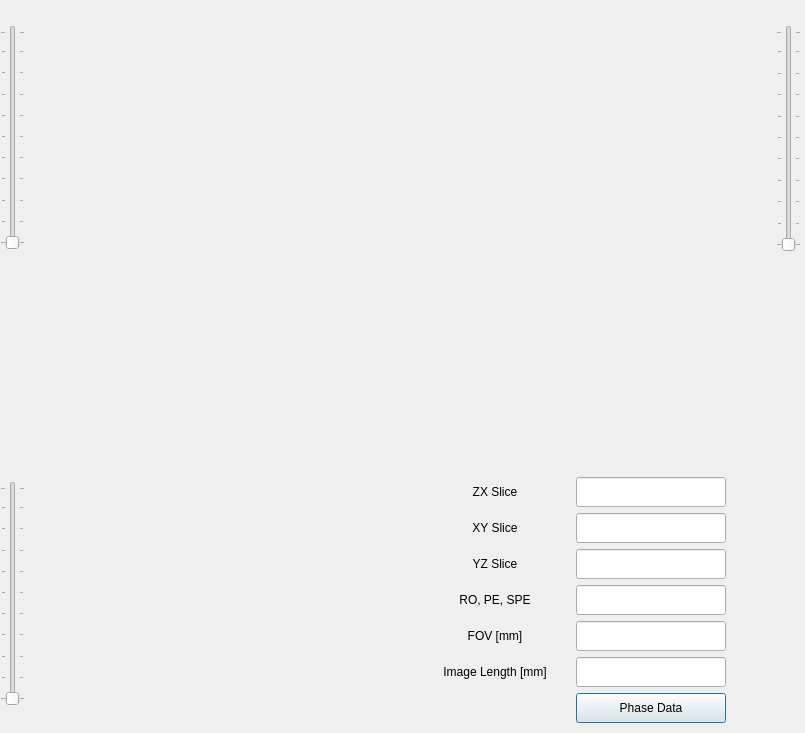
<?xml version="1.0" encoding="UTF-8"?>
<ui version="4.0">
 <class>View3DLayersDialog</class>
 <widget class="QDialog" name="View3DLayersDialog">
  <property name="geometry">
   <rect>
    <x>0</x>
    <y>0</y>
    <width>805</width>
    <height>733</height>
   </rect>
  </property>
  <property name="sizePolicy">
   <sizepolicy hsizetype="Fixed" vsizetype="Fixed">
    <horstretch>0</horstretch>
    <verstretch>0</verstretch>
   </sizepolicy>
  </property>
  <property name="minimumSize">
   <size>
    <width>550</width>
    <height>500</height>
   </size>
  </property>
  <property name="windowTitle">
   <string>3D Layers Plot</string>
  </property>
  <property name="sizeGripEnabled">
   <bool>false</bool>
  </property>
  <widget class="QWidget" name="view3D_horizontalWidget" native="true">
   <property name="geometry">
    <rect>
     <x>0</x>
     <y>0</y>
     <width>801</width>
     <height>731</height>
    </rect>
   </property>
   <layout class="QHBoxLayout" name="horizontalLayout_4">
    <property name="sizeConstraint">
     <enum>QLayout::SetMaximumSize</enum>
    </property>
    <item>
     <layout class="QVBoxLayout" name="verticalLayout">
      <item>
       <spacer name="verticalSpacer_4">
        <property name="orientation">
         <enum>Qt::Vertical</enum>
        </property>
        <property name="sizeType">
         <enum>QSizePolicy::Minimum</enum>
        </property>
        <property name="sizeHint" stdset="0">
         <size>
          <width>25</width>
          <height>25</height>
         </size>
        </property>
       </spacer>
      </item>
      <item>
       <widget class="QSlider" name="view3D_ZX_slider">
        <property name="sizePolicy">
         <sizepolicy hsizetype="Fixed" vsizetype="Expanding">
          <horstretch>0</horstretch>
          <verstretch>0</verstretch>
         </sizepolicy>
        </property>
        <property name="orientation">
         <enum>Qt::Vertical</enum>
        </property>
        <property name="tickPosition">
         <enum>QSlider::TicksBothSides</enum>
        </property>
       </widget>
      </item>
      <item>
       <spacer name="verticalSpacer">
        <property name="orientation">
         <enum>Qt::Vertical</enum>
        </property>
        <property name="sizeType">
         <enum>QSizePolicy::Expanding</enum>
        </property>
        <property name="sizeHint" stdset="0">
         <size>
          <width>20</width>
          <height>40</height>
         </size>
        </property>
       </spacer>
      </item>
      <item>
       <widget class="QSlider" name="view3D_YZ_slider">
        <property name="sizePolicy">
         <sizepolicy hsizetype="Fixed" vsizetype="Expanding">
          <horstretch>0</horstretch>
          <verstretch>0</verstretch>
         </sizepolicy>
        </property>
        <property name="orientation">
         <enum>Qt::Vertical</enum>
        </property>
        <property name="tickPosition">
         <enum>QSlider::TicksBothSides</enum>
        </property>
       </widget>
      </item>
      <item>
       <spacer name="verticalSpacer_6">
        <property name="orientation">
         <enum>Qt::Vertical</enum>
        </property>
        <property name="sizeType">
         <enum>QSizePolicy::Minimum</enum>
        </property>
        <property name="sizeHint" stdset="0">
         <size>
          <width>25</width>
          <height>25</height>
         </size>
        </property>
       </spacer>
      </item>
     </layout>
    </item>
    <item>
     <widget class="QWidget" name="view3D_figure_widget" native="true">
      <property name="sizePolicy">
       <sizepolicy hsizetype="Expanding" vsizetype="Expanding">
        <horstretch>0</horstretch>
        <verstretch>0</verstretch>
       </sizepolicy>
      </property>
     </widget>
    </item>
    <item>
     <layout class="QVBoxLayout" name="verticalLayout_2">
      <item>
       <spacer name="verticalSpacer_5">
        <property name="orientation">
         <enum>Qt::Vertical</enum>
        </property>
        <property name="sizeType">
         <enum>QSizePolicy::Minimum</enum>
        </property>
        <property name="sizeHint" stdset="0">
         <size>
          <width>25</width>
          <height>25</height>
         </size>
        </property>
       </spacer>
      </item>
      <item>
       <widget class="QSlider" name="view3D_XY_slider">
        <property name="sizePolicy">
         <sizepolicy hsizetype="Fixed" vsizetype="Expanding">
          <horstretch>0</horstretch>
          <verstretch>0</verstretch>
         </sizepolicy>
        </property>
        <property name="layoutDirection">
         <enum>Qt::LeftToRight</enum>
        </property>
        <property name="orientation">
         <enum>Qt::Vertical</enum>
        </property>
        <property name="tickPosition">
         <enum>QSlider::TicksBothSides</enum>
        </property>
       </widget>
      </item>
      <item>
       <spacer name="verticalSpacer_2">
        <property name="orientation">
         <enum>Qt::Vertical</enum>
        </property>
        <property name="sizeHint" stdset="0">
         <size>
          <width>20</width>
          <height>40</height>
         </size>
        </property>
       </spacer>
      </item>
      <item>
       <spacer name="verticalSpacer_3">
        <property name="orientation">
         <enum>Qt::Vertical</enum>
        </property>
        <property name="sizeHint" stdset="0">
         <size>
          <width>20</width>
          <height>40</height>
         </size>
        </property>
       </spacer>
      </item>
      <item>
       <spacer name="verticalSpacer_7">
        <property name="orientation">
         <enum>Qt::Vertical</enum>
        </property>
        <property name="sizeType">
         <enum>QSizePolicy::Minimum</enum>
        </property>
        <property name="sizeHint" stdset="0">
         <size>
          <width>25</width>
          <height>25</height>
         </size>
        </property>
       </spacer>
      </item>
     </layout>
    </item>
   </layout>
  </widget>
  <widget class="QWidget" name="view3D_form_widget" native="true">
   <property name="geometry">
    <rect>
     <x>395</x>
     <y>475</y>
     <width>350</width>
     <height>250</height>
    </rect>
   </property>
   <layout class="QFormLayout" name="formLayout">
    <property name="fieldGrowthPolicy">
     <enum>QFormLayout::FieldsStayAtSizeHint</enum>
    </property>
    <property name="labelAlignment">
     <set>Qt::AlignLeading|Qt::AlignLeft|Qt::AlignVCenter</set>
    </property>
    <property name="formAlignment">
     <set>Qt::AlignCenter</set>
    </property>
    <item row="0" column="0">
     <widget class="QLabel" name="view3D_label_00">
      <property name="sizePolicy">
       <sizepolicy hsizetype="Fixed" vsizetype="Fixed">
        <horstretch>0</horstretch>
        <verstretch>0</verstretch>
       </sizepolicy>
      </property>
      <property name="minimumSize">
       <size>
        <width>150</width>
        <height>30</height>
       </size>
      </property>
      <property name="maximumSize">
       <size>
        <width>150</width>
        <height>30</height>
       </size>
      </property>
      <property name="text">
       <string>ZX Slice</string>
      </property>
      <property name="alignment">
       <set>Qt::AlignCenter</set>
      </property>
     </widget>
    </item>
    <item row="1" column="0">
     <widget class="QLabel" name="view3D_label_01">
      <property name="sizePolicy">
       <sizepolicy hsizetype="Fixed" vsizetype="Fixed">
        <horstretch>0</horstretch>
        <verstretch>0</verstretch>
       </sizepolicy>
      </property>
      <property name="minimumSize">
       <size>
        <width>150</width>
        <height>30</height>
       </size>
      </property>
      <property name="maximumSize">
       <size>
        <width>150</width>
        <height>30</height>
       </size>
      </property>
      <property name="text">
       <string>XY Slice</string>
      </property>
      <property name="alignment">
       <set>Qt::AlignCenter</set>
      </property>
     </widget>
    </item>
    <item row="2" column="0">
     <widget class="QLabel" name="view3D_label_02">
      <property name="sizePolicy">
       <sizepolicy hsizetype="Fixed" vsizetype="Fixed">
        <horstretch>0</horstretch>
        <verstretch>0</verstretch>
       </sizepolicy>
      </property>
      <property name="minimumSize">
       <size>
        <width>150</width>
        <height>30</height>
       </size>
      </property>
      <property name="maximumSize">
       <size>
        <width>150</width>
        <height>30</height>
       </size>
      </property>
      <property name="text">
       <string>YZ Slice</string>
      </property>
      <property name="alignment">
       <set>Qt::AlignCenter</set>
      </property>
     </widget>
    </item>
    <item row="3" column="0">
     <widget class="QLabel" name="view3D_label_03">
      <property name="sizePolicy">
       <sizepolicy hsizetype="Fixed" vsizetype="Fixed">
        <horstretch>0</horstretch>
        <verstretch>0</verstretch>
       </sizepolicy>
      </property>
      <property name="minimumSize">
       <size>
        <width>150</width>
        <height>30</height>
       </size>
      </property>
      <property name="maximumSize">
       <size>
        <width>150</width>
        <height>30</height>
       </size>
      </property>
      <property name="text">
       <string>RO, PE, SPE</string>
      </property>
      <property name="alignment">
       <set>Qt::AlignCenter</set>
      </property>
     </widget>
    </item>
    <item row="4" column="0">
     <widget class="QLabel" name="view3D_label_04">
      <property name="sizePolicy">
       <sizepolicy hsizetype="Fixed" vsizetype="Fixed">
        <horstretch>0</horstretch>
        <verstretch>0</verstretch>
       </sizepolicy>
      </property>
      <property name="minimumSize">
       <size>
        <width>150</width>
        <height>30</height>
       </size>
      </property>
      <property name="maximumSize">
       <size>
        <width>150</width>
        <height>30</height>
       </size>
      </property>
      <property name="text">
       <string>FOV [mm]</string>
      </property>
      <property name="alignment">
       <set>Qt::AlignCenter</set>
      </property>
     </widget>
    </item>
    <item row="5" column="0">
     <widget class="QLabel" name="view3D_label_05">
      <property name="sizePolicy">
       <sizepolicy hsizetype="Fixed" vsizetype="Fixed">
        <horstretch>0</horstretch>
        <verstretch>0</verstretch>
       </sizepolicy>
      </property>
      <property name="minimumSize">
       <size>
        <width>150</width>
        <height>30</height>
       </size>
      </property>
      <property name="maximumSize">
       <size>
        <width>150</width>
        <height>30</height>
       </size>
      </property>
      <property name="text">
       <string>Image Length [mm]</string>
      </property>
      <property name="alignment">
       <set>Qt::AlignCenter</set>
      </property>
     </widget>
    </item>
    <item row="6" column="1">
     <widget class="QPushButton" name="view3D_switch_pushButton">
      <property name="sizePolicy">
       <sizepolicy hsizetype="Fixed" vsizetype="Fixed">
        <horstretch>0</horstretch>
        <verstretch>0</verstretch>
       </sizepolicy>
      </property>
      <property name="minimumSize">
       <size>
        <width>150</width>
        <height>30</height>
       </size>
      </property>
      <property name="maximumSize">
       <size>
        <width>150</width>
        <height>30</height>
       </size>
      </property>
      <property name="text">
       <string>Phase Data</string>
      </property>
     </widget>
    </item>
    <item row="0" column="1">
     <widget class="QLineEdit" name="view3D_ZX_Slice_lineEdit">
      <property name="minimumSize">
       <size>
        <width>150</width>
        <height>30</height>
       </size>
      </property>
      <property name="maximumSize">
       <size>
        <width>150</width>
        <height>30</height>
       </size>
      </property>
      <property name="alignment">
       <set>Qt::AlignRight|Qt::AlignTrailing|Qt::AlignVCenter</set>
      </property>
      <property name="readOnly">
       <bool>true</bool>
      </property>
     </widget>
    </item>
    <item row="1" column="1">
     <widget class="QLineEdit" name="view3D_XY_Slice_lineEdit">
      <property name="minimumSize">
       <size>
        <width>150</width>
        <height>30</height>
       </size>
      </property>
      <property name="maximumSize">
       <size>
        <width>150</width>
        <height>30</height>
       </size>
      </property>
      <property name="alignment">
       <set>Qt::AlignRight|Qt::AlignTrailing|Qt::AlignVCenter</set>
      </property>
      <property name="readOnly">
       <bool>true</bool>
      </property>
     </widget>
    </item>
    <item row="2" column="1">
     <widget class="QLineEdit" name="view3D_YZ_Slice_lineEdit">
      <property name="minimumSize">
       <size>
        <width>150</width>
        <height>30</height>
       </size>
      </property>
      <property name="maximumSize">
       <size>
        <width>150</width>
        <height>30</height>
       </size>
      </property>
      <property name="alignment">
       <set>Qt::AlignRight|Qt::AlignTrailing|Qt::AlignVCenter</set>
      </property>
      <property name="readOnly">
       <bool>true</bool>
      </property>
     </widget>
    </item>
    <item row="3" column="1">
     <widget class="QLineEdit" name="view3D_RO_PE_SPE_lineEdit">
      <property name="minimumSize">
       <size>
        <width>150</width>
        <height>30</height>
       </size>
      </property>
      <property name="maximumSize">
       <size>
        <width>150</width>
        <height>30</height>
       </size>
      </property>
      <property name="alignment">
       <set>Qt::AlignRight|Qt::AlignTrailing|Qt::AlignVCenter</set>
      </property>
      <property name="readOnly">
       <bool>true</bool>
      </property>
     </widget>
    </item>
    <item row="4" column="1">
     <widget class="QLineEdit" name="view3D_FOV_lineEdit">
      <property name="minimumSize">
       <size>
        <width>150</width>
        <height>30</height>
       </size>
      </property>
      <property name="maximumSize">
       <size>
        <width>150</width>
        <height>30</height>
       </size>
      </property>
      <property name="alignment">
       <set>Qt::AlignRight|Qt::AlignTrailing|Qt::AlignVCenter</set>
      </property>
      <property name="readOnly">
       <bool>true</bool>
      </property>
     </widget>
    </item>
    <item row="5" column="1">
     <widget class="QLineEdit" name="view3D_Image_Length_lineEdit">
      <property name="minimumSize">
       <size>
        <width>150</width>
        <height>30</height>
       </size>
      </property>
      <property name="maximumSize">
       <size>
        <width>150</width>
        <height>30</height>
       </size>
      </property>
      <property name="alignment">
       <set>Qt::AlignRight|Qt::AlignTrailing|Qt::AlignVCenter</set>
      </property>
      <property name="readOnly">
       <bool>true</bool>
      </property>
     </widget>
    </item>
   </layout>
  </widget>
 </widget>
 <resources/>
 <connections/>
</ui>
